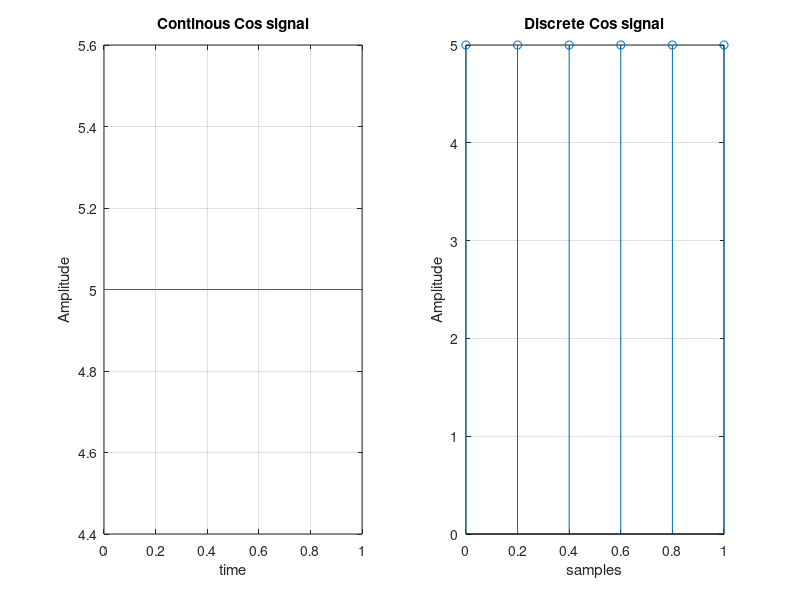

Write MATLAB code to recreate this figure.
clc;
clf;
clear all;
close all;

Am=input('Enter amplitude');
f=input('Enter frequency');
c=input('Enter number of cycles ');
t=0:(1/f):c/f;


Amplitude=Am*cos(2*pi*f*t);
subplot(1, 2 ,1);

plot(t,Amplitude);
grid on;
xlabel('time');
ylabel('Amplitude');
title('Continous Cos signal');

subplot(1 ,2 ,2);

stem(t,Amplitude);
grid on;
xlabel('samples');
ylabel('Amplitude');
title('Discrete Cos signal');
